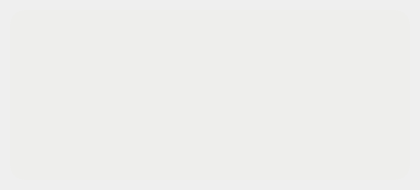
<?xml version="1.0" encoding="UTF-8"?>
<ui version="4.0">
 <class>ListWidget</class>
 <widget class="QWidget" name="ListWidget">
  <property name="geometry">
   <rect>
    <x>0</x>
    <y>0</y>
    <width>420</width>
    <height>190</height>
   </rect>
  </property>
  <property name="minimumSize">
   <size>
    <width>420</width>
    <height>190</height>
   </size>
  </property>
  <property name="maximumSize">
   <size>
    <width>420</width>
    <height>190</height>
   </size>
  </property>
  <property name="windowTitle">
   <string>Form</string>
  </property>
  <layout class="QVBoxLayout" name="verticalLayout_3">
   <property name="spacing">
    <number>0</number>
   </property>
   <property name="leftMargin">
    <number>10</number>
   </property>
   <property name="topMargin">
    <number>10</number>
   </property>
   <property name="rightMargin">
    <number>10</number>
   </property>
   <property name="bottomMargin">
    <number>10</number>
   </property>
   <item>
    <widget class="QFrame" name="drop_shadow_frame">
     <property name="minimumSize">
      <size>
       <width>400</width>
       <height>170</height>
      </size>
     </property>
     <property name="maximumSize">
      <size>
       <width>400</width>
       <height>170</height>
      </size>
     </property>
     <property name="styleSheet">
      <string notr="true">QFrame {
	background-color: rgb(238, 238, 236);
	border-radius: 15px;
}
</string>
     </property>
     <property name="frameShape">
      <enum>QFrame::NoFrame</enum>
     </property>
     <property name="frameShadow">
      <enum>QFrame::Raised</enum>
     </property>
     <layout class="QVBoxLayout" name="verticalLayout">
      <item>
       <widget class="QFrame" name="header">
        <property name="maximumSize">
         <size>
          <width>16777215</width>
          <height>30</height>
         </size>
        </property>
        <property name="frameShape">
         <enum>QFrame::StyledPanel</enum>
        </property>
        <property name="frameShadow">
         <enum>QFrame::Raised</enum>
        </property>
        <layout class="QHBoxLayout" name="horizontalLayout">
         <property name="spacing">
          <number>0</number>
         </property>
         <property name="leftMargin">
          <number>0</number>
         </property>
         <property name="topMargin">
          <number>0</number>
         </property>
         <property name="rightMargin">
          <number>0</number>
         </property>
         <property name="bottomMargin">
          <number>0</number>
         </property>
         <item>
          <spacer name="header_spacer">
           <property name="orientation">
            <enum>Qt::Horizontal</enum>
           </property>
           <property name="sizeType">
            <enum>QSizePolicy::Fixed</enum>
           </property>
           <property name="sizeHint" stdset="0">
            <size>
             <width>387</width>
             <height>20</height>
            </size>
           </property>
          </spacer>
         </item>
         <item>
          <widget class="QFrame" name="controll_buttons">
           <property name="maximumSize">
            <size>
             <width>80</width>
             <height>30</height>
            </size>
           </property>
           <property name="frameShape">
            <enum>QFrame::StyledPanel</enum>
           </property>
           <property name="frameShadow">
            <enum>QFrame::Raised</enum>
           </property>
           <property name="midLineWidth">
            <number>1</number>
           </property>
           <layout class="QHBoxLayout" name="horizontalLayout_2">
            <property name="leftMargin">
             <number>0</number>
            </property>
            <property name="topMargin">
             <number>0</number>
            </property>
            <property name="rightMargin">
             <number>0</number>
            </property>
            <property name="bottomMargin">
             <number>0</number>
            </property>
            <item>
             <widget class="QPushButton" name="close_app_button">
              <property name="maximumSize">
               <size>
                <width>30</width>
                <height>30</height>
               </size>
              </property>
              <property name="styleSheet">
               <string notr="true">border: 0px;</string>
              </property>
              <property name="text">
               <string/>
              </property>
              <property name="icon">
               <iconset>
                <normaloff>../resources/icons/remove-button.svg</normaloff>../resources/icons/remove-button.svg</iconset>
              </property>
             </widget>
            </item>
           </layout>
          </widget>
         </item>
        </layout>
       </widget>
      </item>
      <item>
       <widget class="QFrame" name="content">
        <property name="frameShape">
         <enum>QFrame::StyledPanel</enum>
        </property>
        <property name="frameShadow">
         <enum>QFrame::Raised</enum>
        </property>
        <layout class="QVBoxLayout" name="verticalLayout_2">
         <property name="spacing">
          <number>0</number>
         </property>
         <property name="leftMargin">
          <number>0</number>
         </property>
         <property name="topMargin">
          <number>0</number>
         </property>
         <property name="rightMargin">
          <number>0</number>
         </property>
         <property name="bottomMargin">
          <number>0</number>
         </property>
         <item>
          <widget class="QListWidget" name="list"/>
         </item>
        </layout>
       </widget>
      </item>
     </layout>
    </widget>
   </item>
  </layout>
 </widget>
 <resources/>
 <connections/>
</ui>
